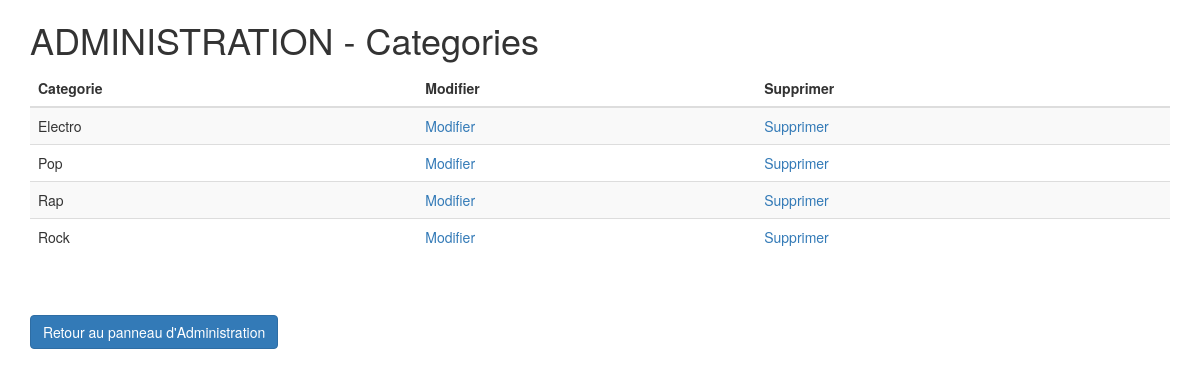
The app's page /projet_dev_2017/adminType.php (signed in) with its own data.
### tables this page shows
CREATE TABLE IF NOT EXISTS `type` (
  `type_name` varchar(80) NOT NULL,
  PRIMARY KEY (`type_name`)
);

### projet_dev_2017/Include/admin_include/adminTypeInTables.inc.php (the view)
<?php
function selectAllTypes(&$dbh)
{
    $query = $dbh->prepare("SELECT * FROM type");
    $query->execute();
    $result = $query->fetchAll();
    return $result;
}
function displayTable(&$dbh)
{
    $allTypes = selectAllTypes($dbh);
    for ($i = 0; $i < count($allTypes); $i++)
    {
        $urlModif = "adminType.php?type_name=". $allTypes[$i]['type_name'];
        $links = "<td><a href='$urlModif'>Modifier</a></td><td><a href='adminType.php?deleteid=" . $allTypes[$i]['type_name'] . "'>Supprimer</a></td>";
        echo "<tr><td>" . $allTypes[$i]['type_name'] . "</td>
                  $links</tr>";
    }
}
displayTable($dbh);
?>

### records on screen
type: type_name "Electro"
type: type_name "Pop"
type: type_name "Rap"
type: type_name "Rock"
